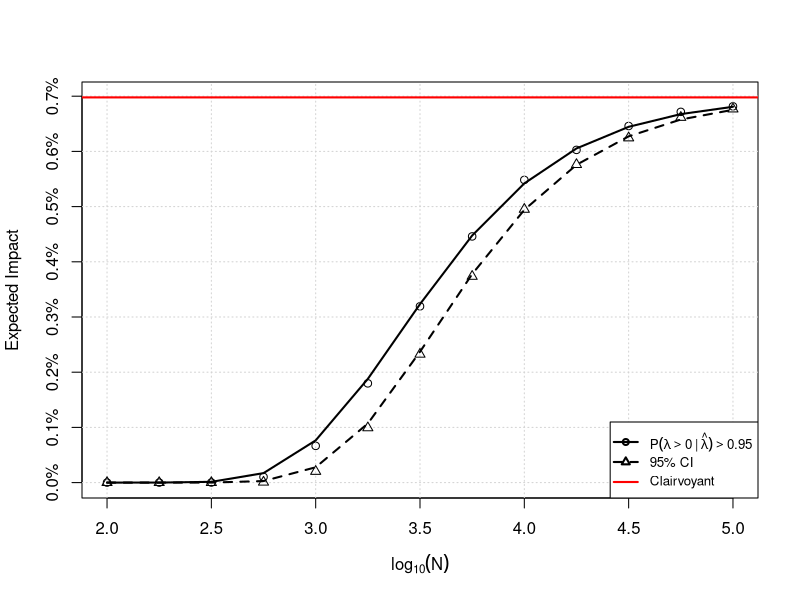
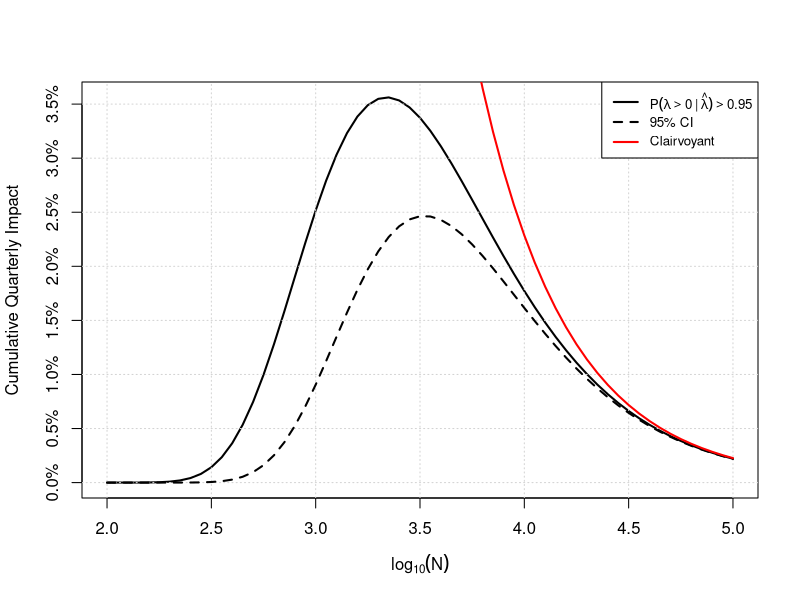
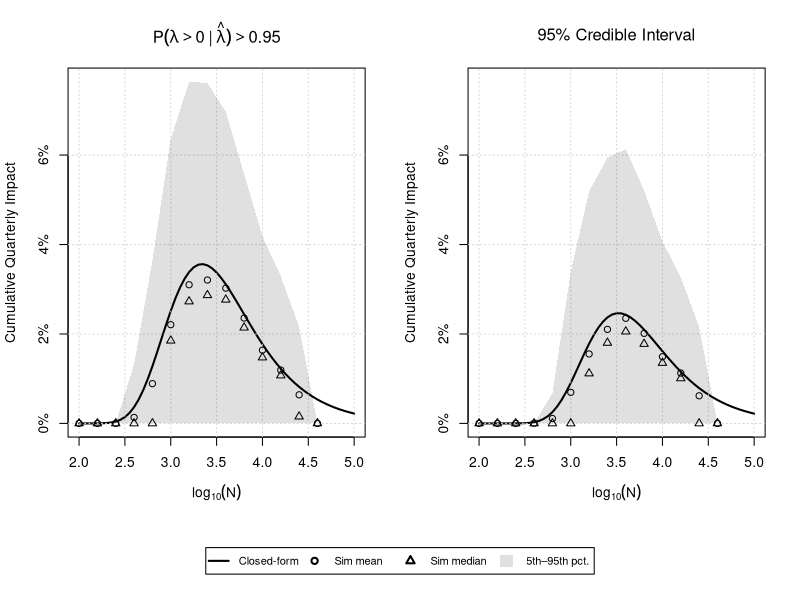

Write R code to recreate these figures, in order.
## ---- chunk 1
#| include: false

# =============================================================================
# Shared helpers
# =============================================================================

# Simulate data and compute posterior for a given n and prior
sim_posterior <- function(n, prior_mean = 0, prior_sd = 0.05,
                          control_mean = 2.0, prob_treatment = 0.5, nsims = 100000) {
  sigma <- 0.5
  se_c <- sigma / sqrt(n * (1 - prob_treatment))
  se_t <- sigma / sqrt(n * prob_treatment)

  true_lift <- rnorm(nsims, prior_mean, prior_sd)
  control   <- rnorm(nsims, control_mean, se_c)
  treatment <- rnorm(nsims, control_mean * (1 + true_lift), se_t)

  estimated_lift    <- (treatment / control) - 1
  estimated_lift_se <- sqrt(se_t^2 / control^2 + se_c^2 * treatment^2 / control^4)

  V <- 1 / (1 / estimated_lift_se^2 + 1 / prior_sd^2)
  M <- V * (estimated_lift / estimated_lift_se^2 + prior_mean / prior_sd^2)
  S <- sqrt(V)

  list(true_lift = true_lift, M = M, S = S)
}

# SE of lift via delta method for g(T, C) = T/C - 1
# evaluated at (E[T], E[C]) = (control_mean * (1 + prior_mean), control_mean)
compute_se_lift <- function(n, prior_mean = 0, control_mean = 2.0, prob_treatment = 0.5, sigma = 0.5) {
  se_c <- sigma / sqrt(n * (1 - prob_treatment))
  se_t <- sigma / sqrt(n * prob_treatment)
  treatment_mean <- control_mean * (1 + prior_mean)
  sqrt(se_t^2 / control_mean^2 + se_c^2 * treatment_mean^2 / control_mean^4)
}

# Analytic expected impact given a critical hurdle lambda_crit
analytic_impact_from_crit <- function(lambda_crit, se_lift, prior_mean = 0, prior_sd = 0.05) {
  integrand <- function(delta) {
    prob_ship <- 1 - pnorm(lambda_crit, mean = delta, sd = se_lift)
    delta * prob_ship * dnorm(delta, prior_mean, prior_sd)
  }
  integrate(integrand, lower = -Inf, upper = Inf)$value
}

# Closed-form expected impact: bivariate normal truncation moment
# E[lambda * 1(lambda > S)] where lambda ~ N(prior_mean, prior_sd^2)
# and S is the threshold adjusted for measurement noise (se_lift)
closedform_impact_from_crit <- function(lambda_crit, se_lift, prior_mean = 0, prior_sd = 0.05) {
  tau <- sqrt(prior_sd^2 + se_lift^2)
  a   <- (prior_mean - lambda_crit) / tau
  prior_mean * pnorm(a) + (prior_sd^2 / tau) * dnorm(a)
}

# =============================================================================
# Decision Rule 1: Ship if P(lift > 0 | data) > cutoff
# =============================================================================

sim_decisions <- function(n = 5000, cutoff = 0.95, prior_mean = 0, prior_sd = 0.05,
                          control_mean = 2.0, prob_treatment = 0.5, nsims = 100000) {
  p <- sim_posterior(n, prior_mean, prior_sd, control_mean, prob_treatment, nsims)
  prob_positive <- pnorm(0, mean = p$M, sd = p$S, lower.tail = FALSE)
  mean(ifelse(prob_positive > cutoff, p$true_lift, 0))
}

closedform_decisions <- function(n = 5000, cutoff = 0.95, prior_mean = 0, prior_sd = 0.05,
                                  control_mean = 2.0, prob_treatment = 0.5) {
  se_lift     <- compute_se_lift(n, prior_mean, control_mean, prob_treatment)
  post_sd_inv <- sqrt(1 / prior_sd^2 + 1 / se_lift^2)
  lambda_crit <- se_lift^2 * (qnorm(cutoff) * post_sd_inv - prior_mean / prior_sd^2)
  closedform_impact_from_crit(lambda_crit, se_lift, prior_mean, prior_sd)
}

# =============================================================================
# Decision Rule 2: Ship if lower 95% credible interval > 0
# =============================================================================

sim_decisions_ci <- function(n = 5000, ci_level = 0.95, prior_mean = 0, prior_sd = 0.05,
                              control_mean = 2.0, prob_treatment = 0.5, nsims = 100000) {
  p <- sim_posterior(n, prior_mean, prior_sd, control_mean, prob_treatment, nsims)
  lower_ci <- qnorm((1 - ci_level) / 2, mean = p$M, sd = p$S)
  mean(ifelse(lower_ci > 0, p$true_lift, 0))
}

closedform_decisions_ci <- function(n = 5000, ci_level = 0.95, prior_mean = 0, prior_sd = 0.05,
                                     control_mean = 2.0, prob_treatment = 0.5) {
  se_lift     <- compute_se_lift(n, prior_mean, control_mean, prob_treatment)
  post_sd_inv <- sqrt(1 / prior_sd^2 + 1 / se_lift^2)
  lambda_crit <- se_lift^2 * (qnorm((1 + ci_level) / 2) * post_sd_inv - prior_mean / prior_sd^2)
  closedform_impact_from_crit(lambda_crit, se_lift, prior_mean, prior_sd)
}
## ---- chunk 2
#| fig-cap: "Simulated (open markers) and closed-form analytic (black lines) expected impact for all three decision rules. The red horizontal line is the Clairvoyant upper bound. Prior is $\\operatorname{Normal}(0.005, 0.01^2)$, $\\sigma = 0.5$, equal allocation."
prior_mean_opt <- 0.005
prior_sd_opt   <- 0.01

lns <- seq(2, 5, 0.25)
ns  <- 10^lns

sim_prob <- sapply(ns, \(x) sim_decisions(n = x, prior_mean = prior_mean_opt, prior_sd = prior_sd_opt))
sim_ci   <- sapply(ns, \(x) sim_decisions_ci(n = x, prior_mean = prior_mean_opt, prior_sd = prior_sd_opt))

closed_prob <- sapply(ns, \(x) closedform_decisions(n = x, prior_mean = prior_mean_opt, prior_sd = prior_sd_opt))
closed_ci   <- sapply(ns, \(x) closedform_decisions_ci(n = x, prior_mean = prior_mean_opt, prior_sd = prior_sd_opt))

clairvoyant_opt <- closedform_impact_from_crit(lambda_crit = 0, se_lift = 0,
                                                prior_mean = prior_mean_opt, prior_sd = prior_sd_opt)

ylim <- range(0, sim_prob, sim_ci, closed_prob, closed_ci, clairvoyant_opt)

plot(lns, sim_prob, type = 'p', pch = 1, col = 'black',
     xlab = expression(log[10](N)), ylab = 'Expected Impact', yaxt = 'n', ylim = ylim)
axis(2, at = axTicks(2), labels = scales::percent(axTicks(2)))
grid()
points(lns, sim_ci, pch = 2, col = 'black')
lines(lns, closed_prob, col = 'black', lwd = 2, lty = 1)
lines(lns, closed_ci,   col = 'black', lwd = 2, lty = 2)
abline(h = clairvoyant_opt, col = 'red', lwd = 2)
legend('bottomright',
       legend = c(
         expression(P(lambda > 0 ~ "|" ~ hat(lambda)) > 0.95),
         expression("95% CI"),
         "Clairvoyant"
       ),
       pch  = c(1,  2,  NA),
       lty  = c(1,  2,  1),
       col  = c('black', 'black', 'red'),
       lwd  = 2, cex = 0.8)
## ---- chunk 3
#| fig-cap: "Estimated cumulative quarterly impact as a function of experiment size, assuming 2,500 subjects per week and experiments run back to back. Larger experiments yield higher per-experiment impact but fewer experiments per quarter. Prior is $\\operatorname{Normal}(0.005, 0.01^2)$."
subjects_per_week <- 2500
weeks_per_quarter <- 13

lns <- seq(2, 5, by = 0.05)
ns  <- 10^lns

n_experiments <- weeks_per_quarter * subjects_per_week / ns

ei_prob <- sapply(ns, \(x) closedform_decisions(n = x, prior_mean = prior_mean_opt, prior_sd = prior_sd_opt))
ei_ci   <- sapply(ns, \(x) closedform_decisions_ci(n = x, prior_mean = prior_mean_opt, prior_sd = prior_sd_opt))

quarterly_impact_prob <- (1 + ei_prob) ^ n_experiments - 1
quarterly_impact_ci   <- (1 + ei_ci)   ^ n_experiments - 1

clairvoyant_quarterly <- (1 + clairvoyant_opt) ^ n_experiments - 1

ylim <- range(0, quarterly_impact_prob, quarterly_impact_ci, na.rm = TRUE)

plot(lns, quarterly_impact_prob, type = 'l', lwd = 2, lty = 1, col = 'black',
     xlab = expression(log[10](N)), ylab = 'Cumulative Quarterly Impact', yaxt = 'n', ylim = ylim)
axis(2, at = axTicks(2), labels = scales::percent(axTicks(2)))
grid()
lines(lns, quarterly_impact_ci, lwd = 2, lty = 2, col = 'black')
lines(lns, clairvoyant_quarterly, lwd = 2, lty = 1, col = 'red')
legend('topright',
       legend = c(
         expression(P(lambda > 0 ~ "|" ~ hat(lambda)) > 0.95),
         expression("95% CI"),
         "Clairvoyant"
       ),
       lty = c(1, 2, 1),
       col = c('black', 'black', 'red'),
       lwd = 2, cex = 0.8)
## ---- chunk 4
#| fig-cap: "Simulated quarterly impact distributions (shaded bands: 5th–95th percentile; open markers: mean and median) overlaid on the closed-form curves (lines) from the previous plot. Simulation uses 10,000 quarters per sample size on a coarser grid. At large $N$, fewer than one experiment fits in a quarter, so impact collapses to zero."

sim_quarterly <- function(n, subjects_per_week = 2500, weeks_per_quarter = 13,
                           prior_mean = prior_mean_opt, prior_sd = prior_sd_opt,
                           cutoff = 0.95, ci_level = 0.95,
                           control_mean = 2.0, sigma = 0.5, prob_treatment = 0.5,
                           nsims = 10000) {
  n_exp <- floor(weeks_per_quarter * subjects_per_week / n)
  if (n_exp == 0L) return(list(prob = rep(0, nsims), ci = rep(0, nsims)))

  se_c  <- sigma / sqrt(n * (1 - prob_treatment))
  se_t  <- sigma / sqrt(n * prob_treatment)
  total <- nsims * n_exp

  true_lift <- rnorm(total, prior_mean, prior_sd)
  control   <- rnorm(total, control_mean, se_c)
  treatment <- rnorm(total, control_mean * (1 + true_lift), se_t)

  est_lift    <- (treatment / control) - 1
  est_lift_se <- sqrt(se_t^2 / control^2 + se_c^2 * treatment^2 / control^4)

  V <- 1 / (1 / est_lift_se^2 + 1 / prior_sd^2)
  M <- V * (est_lift / est_lift_se^2 + prior_mean / prior_sd^2)
  S <- sqrt(V)

  impact_prob <- ifelse(pnorm(0, M, S, lower.tail = FALSE) > cutoff, true_lift, 0)
  impact_ci   <- ifelse(qnorm((1 - ci_level) / 2, M, S) > 0,        true_lift, 0)

  compound <- function(impacts) {
    m <- matrix(impacts, nrow = nsims, ncol = n_exp)
    apply(m, 1, \(row) prod(1 + row) - 1)
  }

  list(prob = compound(impact_prob), ci = compound(impact_ci))
}

lns_sim <- seq(2, 4.6, by = 0.2)
ns_sim  <- 10^lns_sim

sims <- lapply(ns_sim, sim_quarterly)

sim_mean_prob   <- sapply(sims, \(s) mean(s$prob))
sim_mean_ci     <- sapply(sims, \(s) mean(s$ci))
sim_median_prob <- sapply(sims, \(s) median(s$prob))
sim_median_ci   <- sapply(sims, \(s) median(s$ci))
sim_lo_prob     <- sapply(sims, \(s) quantile(s$prob, 0.05))
sim_hi_prob     <- sapply(sims, \(s) quantile(s$prob, 0.95))
sim_lo_ci       <- sapply(sims, \(s) quantile(s$ci,   0.05))
sim_hi_ci       <- sapply(sims, \(s) quantile(s$ci,   0.95))

rules <- list(
  list(
    label      = expression(P(lambda > 0 ~ "|" ~ hat(lambda)) > 0.95),
    closed     = quarterly_impact_prob,
    sim_mean   = sim_mean_prob,
    sim_median = sim_median_prob,
    sim_lo     = sim_lo_prob,
    sim_hi     = sim_hi_prob
  ),
  list(
    label      = expression("95% Credible Interval"),
    closed     = quarterly_impact_ci,
    sim_mean   = sim_mean_ci,
    sim_median = sim_median_ci,
    sim_lo     = sim_lo_ci,
    sim_hi     = sim_hi_ci
  )
)

ylim <- range(0, sim_hi_prob, sim_hi_ci, quarterly_impact_prob, quarterly_impact_ci, na.rm = TRUE)

layout(matrix(c(1, 2, 3, 3), nrow = 2, byrow = TRUE), heights = c(10, 1.5))
for (r in rules) {
  plot(lns, r$closed, type = 'l', lwd = 2, col = 'black',
       main = r$label,
       xlab = expression(log[10](N)), ylab = 'Cumulative Quarterly Impact',
       yaxt = 'n', ylim = ylim)
  axis(2, at = axTicks(2), labels = scales::percent(axTicks(2)))
  grid()
  polygon(c(lns_sim, rev(lns_sim)), c(r$sim_hi, rev(r$sim_lo)),
          col = adjustcolor('black', alpha.f = 0.12), border = NA)
  points(lns_sim, r$sim_mean,   pch = 1, col = 'black')
  points(lns_sim, r$sim_median, pch = 2, col = 'black')
}
par(mar = c(0, 0, 0, 0))
plot.new()
legend('center', horiz = TRUE,
       legend = c("Closed-form", "Sim mean", "Sim median", "5th–95th pct."),
       lty    = c(1,  NA, NA,  NA),
       pch    = c(NA,  1,  2,  15),
       col    = c('black', 'black', 'black', adjustcolor('black', alpha.f = 0.12)),
       lwd    = 2, cex = 0.8, pt.cex = c(NA, 1, 1, 2))
layout(1)
